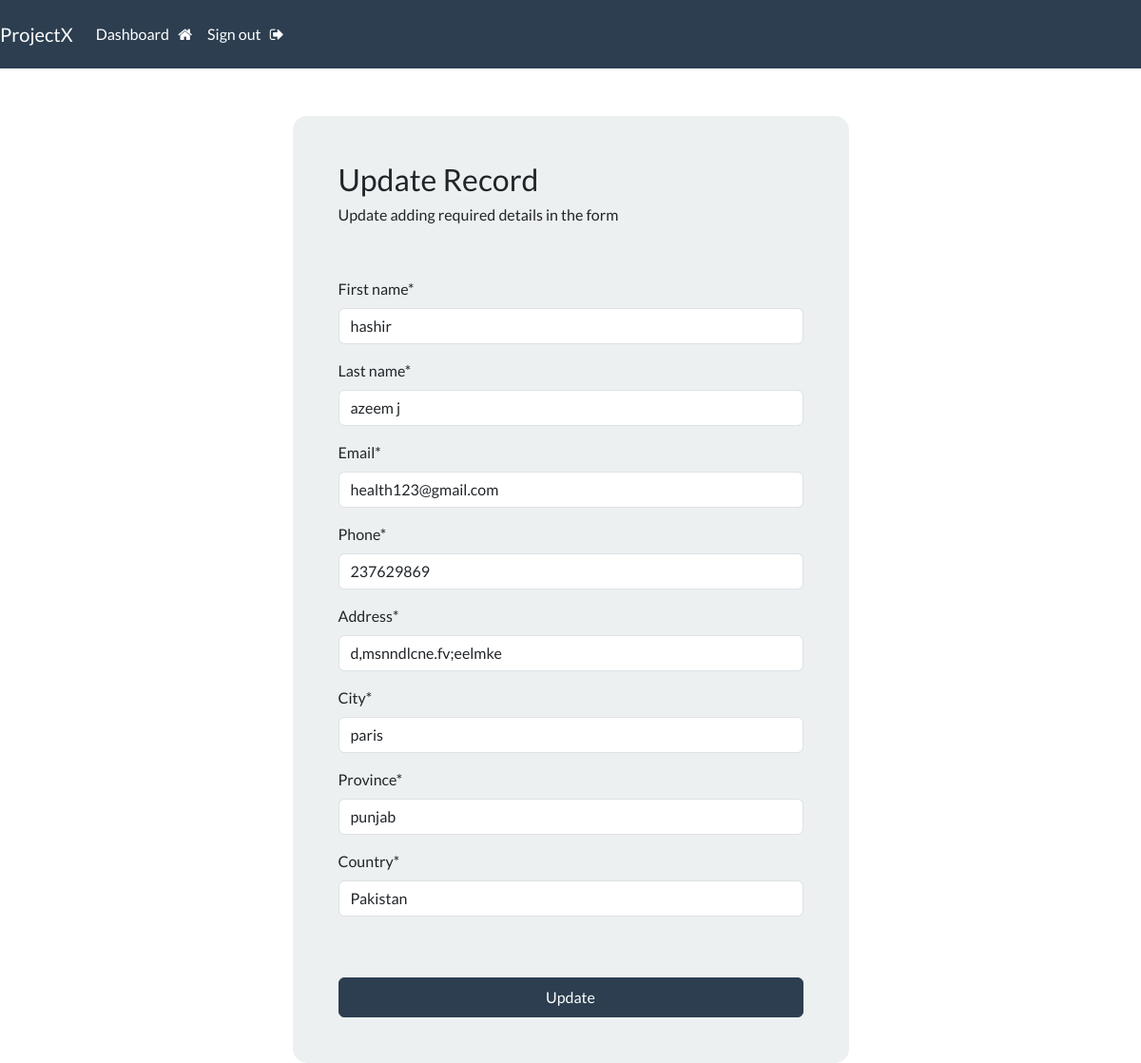
The app's page /update-record/1 (signed in) with its own data.
### webapp/models.py (models this page shows, shortened)
class Record (models.Model):
    creation_date=models.DateTimeField(auto_now_add=True)
    first_name=models.CharField(max_length=80)
    last_name=models.CharField(max_length=80)
    email  =models.EmailField()
    phone=models.CharField(max_length=80)
    address=models.CharField(max_length=300)
    city =models.CharField(max_length=80)
    province=models.CharField(max_length=80)
    country=models.CharField(max_length=100)

### webapp/views.py (the view)
# urls.py: path('update-record/<int:pk>',views.update_record,name='update-record'),
@login_required(login_url='my-login')
def update_record(request,pk):
    record =Record.objects.get(id=pk)
    form=UpdateRecordForm(instance=record)
    if request.method=='POST':
        form=UpdateRecordForm(request.POST,instance=record)
        if form.is_valid():
            form.save()
            return redirect("dashboard")
    context={'updateform':form}
    return render(request,'webapp/update-record.html',context=context)

### webapp/forms.py
class UpdateRecordForm(forms.ModelForm):
    class Meta:
        model=Record
        fields=['first_name','last_name','email','phone','address','city','province','country']

### webapp/templates/webapp/update-record.html (shortened to what this page needs)
{% extends "webapp/base.html" %}
{% load crispy_forms_tags %}
{% block content  %}
<body>
       <div class="container bg-light shadow-md p-5 form-layout">
         <h3>Update Record </h3>
         <h6>Update  adding required details in the form </h6>
         <br />
         <br />
         <form  method="POST" autocomplete="off">
          {{updateform|crispy}}
           <br />
           <br />
           <button type="submit" class="btn btn-primary w-100 btn-block p-2">
             Update
           </button>
         </form>
 </body>
{% endblock content  %}

### webapp/static/css/styles.css (style rules this page uses)
.form-layout { border-radius: 15px; width: 585px; margin-top: 50px; }

### records on screen
Record: first_name "hashir", last_name "azeem j", email "health123@gmail.com", phone "237629869", address "d,msnndlcne.fv;eelmke", city "paris", province "punjab", country "Pakistan"
